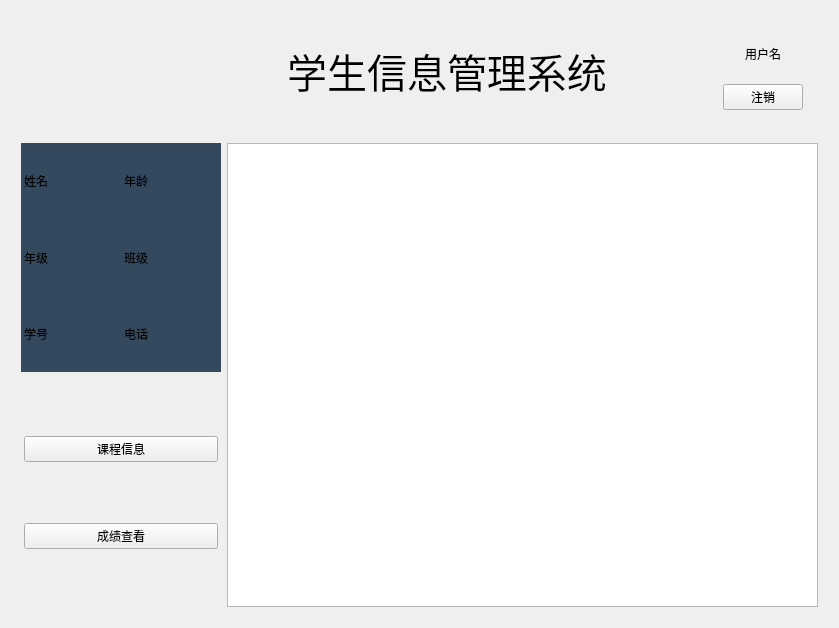
<?xml version="1.0" encoding="UTF-8"?>
<ui version="4.0">
 <class>Stu_mainpage</class>
 <widget class="QWidget" name="Stu_mainpage">
  <property name="geometry">
   <rect>
    <x>0</x>
    <y>0</y>
    <width>839</width>
    <height>628</height>
   </rect>
  </property>
  <property name="windowTitle">
   <string>学生主页</string>
  </property>
  <property name="windowIcon">
   <iconset resource="res.qrc">
    <normaloff>:/resources/loginicon.jpg</normaloff>:/resources/loginicon.jpg</iconset>
  </property>
  <property name="styleSheet">
   <string notr="true"/>
  </property>
  <layout class="QGridLayout" name="gridLayout_5">
   <property name="leftMargin">
    <number>3</number>
   </property>
   <property name="topMargin">
    <number>3</number>
   </property>
   <property name="rightMargin">
    <number>3</number>
   </property>
   <property name="bottomMargin">
    <number>3</number>
   </property>
   <item row="0" column="0">
    <widget class="QWidget" name="centralw" native="true">
     <property name="styleSheet">
      <string notr="true">QWidget#centralw{border-image: url(:/resources/japanesegirl.jpg);}</string>
     </property>
     <layout class="QGridLayout" name="gridLayout_6">
      <item row="0" column="0">
       <widget class="QWidget" name="widget" native="true">
        <property name="sizePolicy">
         <sizepolicy hsizetype="Preferred" vsizetype="Preferred">
          <horstretch>0</horstretch>
          <verstretch>0</verstretch>
         </sizepolicy>
        </property>
        <property name="maximumSize">
         <size>
          <width>16777215</width>
          <height>251</height>
         </size>
        </property>
        <layout class="QGridLayout" name="gridLayout_2">
         <item row="0" column="0">
          <spacer name="horizontalSpacer">
           <property name="orientation">
            <enum>Qt::Horizontal</enum>
           </property>
           <property name="sizeHint" stdset="0">
            <size>
             <width>302</width>
             <height>95</height>
            </size>
           </property>
          </spacer>
         </item>
         <item row="0" column="1">
          <widget class="QLabel" name="label">
           <property name="maximumSize">
            <size>
             <width>16777215</width>
             <height>16777215</height>
            </size>
           </property>
           <property name="font">
            <font>
             <family>思源黑体 CN Medium</family>
             <pointsize>30</pointsize>
            </font>
           </property>
           <property name="styleSheet">
            <string notr="true">color: rgb(0, 0, 0);</string>
           </property>
           <property name="text">
            <string>学生信息管理系统</string>
           </property>
           <property name="alignment">
            <set>Qt::AlignCenter</set>
           </property>
           <property name="label" stdset="0">
            <string>maintitle</string>
           </property>
          </widget>
         </item>
         <item row="0" column="2">
          <spacer name="horizontalSpacer_3">
           <property name="orientation">
            <enum>Qt::Horizontal</enum>
           </property>
           <property name="sizeHint" stdset="0">
            <size>
             <width>40</width>
             <height>20</height>
            </size>
           </property>
          </spacer>
         </item>
         <item row="0" column="3">
          <widget class="QWidget" name="widget_2" native="true">
           <property name="minimumSize">
            <size>
             <width>200</width>
             <height>0</height>
            </size>
           </property>
           <layout class="QGridLayout" name="gridLayout_3" columnstretch="0,0,0">
            <item row="0" column="0" rowspan="2">
             <widget class="QLabel" name="label_3">
              <property name="minimumSize">
               <size>
                <width>80</width>
                <height>80</height>
               </size>
              </property>
              <property name="maximumSize">
               <size>
                <width>80</width>
                <height>80</height>
               </size>
              </property>
              <property name="styleSheet">
               <string notr="true">border-image: url(:/resources/stuimage.jpg);</string>
              </property>
              <property name="text">
               <string/>
              </property>
             </widget>
            </item>
            <item row="1" column="2">
             <widget class="QPushButton" name="btn_exit">
              <property name="sizePolicy">
               <sizepolicy hsizetype="Fixed" vsizetype="Fixed">
                <horstretch>0</horstretch>
                <verstretch>0</verstretch>
               </sizepolicy>
              </property>
              <property name="maximumSize">
               <size>
                <width>16777215</width>
                <height>16777215</height>
               </size>
              </property>
              <property name="styleSheet">
               <string notr="true"/>
              </property>
              <property name="text">
               <string>注销</string>
              </property>
              <property name="btn" stdset="0">
               <string>mainexit</string>
              </property>
             </widget>
            </item>
            <item row="0" column="2">
             <widget class="QLabel" name="lb_name">
              <property name="styleSheet">
               <string notr="true"/>
              </property>
              <property name="text">
               <string>用户名</string>
              </property>
              <property name="alignment">
               <set>Qt::AlignCenter</set>
              </property>
              <property name="lb" stdset="0">
               <string>stupagename</string>
              </property>
             </widget>
            </item>
           </layout>
          </widget>
         </item>
        </layout>
       </widget>
      </item>
      <item row="1" column="0">
       <widget class="QStackedWidget" name="stackedWidget">
        <property name="sizePolicy">
         <sizepolicy hsizetype="Expanding" vsizetype="Expanding">
          <horstretch>0</horstretch>
          <verstretch>0</verstretch>
         </sizepolicy>
        </property>
        <property name="minimumSize">
         <size>
          <width>800</width>
          <height>400</height>
         </size>
        </property>
        <widget class="QWidget" name="page">
         <layout class="QGridLayout" name="gridLayout_7">
          <item row="0" column="0">
           <widget class="QWidget" name="widget_3" native="true">
            <property name="minimumSize">
             <size>
              <width>200</width>
              <height>0</height>
             </size>
            </property>
            <property name="styleSheet">
             <string notr="true">background-color: rgb(52, 73, 94);</string>
            </property>
            <layout class="QGridLayout" name="gridLayout_4">
             <property name="leftMargin">
              <number>3</number>
             </property>
             <property name="topMargin">
              <number>3</number>
             </property>
             <property name="rightMargin">
              <number>3</number>
             </property>
             <property name="bottomMargin">
              <number>3</number>
             </property>
             <item row="1" column="0">
              <widget class="QLabel" name="lb_stugrade">
               <property name="text">
                <string>年级</string>
               </property>
               <property name="lb" stdset="0">
                <string>stuinfo</string>
               </property>
              </widget>
             </item>
             <item row="0" column="1">
              <widget class="QLabel" name="lb_stuage">
               <property name="text">
                <string>年龄</string>
               </property>
               <property name="lb" stdset="0">
                <string>stuinfo</string>
               </property>
              </widget>
             </item>
             <item row="2" column="1">
              <widget class="QLabel" name="lb_stuphone">
               <property name="text">
                <string>电话</string>
               </property>
               <property name="lb" stdset="0">
                <string>stuinfo</string>
               </property>
              </widget>
             </item>
             <item row="1" column="1">
              <widget class="QLabel" name="lb_stuclass">
               <property name="text">
                <string>班级</string>
               </property>
               <property name="lb" stdset="0">
                <string>stuinfo</string>
               </property>
              </widget>
             </item>
             <item row="2" column="0">
              <widget class="QLabel" name="lb_stuid">
               <property name="text">
                <string>学号</string>
               </property>
               <property name="lb" stdset="0">
                <string>stuinfo</string>
               </property>
              </widget>
             </item>
             <item row="0" column="0">
              <widget class="QLabel" name="lb_stuname">
               <property name="text">
                <string>姓名</string>
               </property>
               <property name="lb" stdset="0">
                <string>stuinfo</string>
               </property>
              </widget>
             </item>
            </layout>
           </widget>
          </item>
          <item row="0" column="1" rowspan="2">
           <widget class="QTableWidget" name="tableWidget">
            <attribute name="verticalHeaderVisible">
             <bool>false</bool>
            </attribute>
           </widget>
          </item>
          <item row="1" column="0">
           <widget class="QWidget" name="widget_4" native="true">
            <layout class="QGridLayout" name="gridLayout">
             <property name="leftMargin">
              <number>3</number>
             </property>
             <property name="topMargin">
              <number>3</number>
             </property>
             <property name="rightMargin">
              <number>3</number>
             </property>
             <property name="bottomMargin">
              <number>3</number>
             </property>
             <item row="1" column="0">
              <widget class="QPushButton" name="btn_scoreinfo">
               <property name="text">
                <string>成绩查看</string>
               </property>
              </widget>
             </item>
             <item row="0" column="0">
              <widget class="QPushButton" name="btn_classinfo">
               <property name="text">
                <string>课程信息</string>
               </property>
              </widget>
             </item>
            </layout>
           </widget>
          </item>
         </layout>
        </widget>
        <widget class="QWidget" name="page_2"/>
       </widget>
      </item>
     </layout>
    </widget>
   </item>
  </layout>
 </widget>
 <resources>
  <include location="res.qrc"/>
 </resources>
 <connections/>
</ui>
